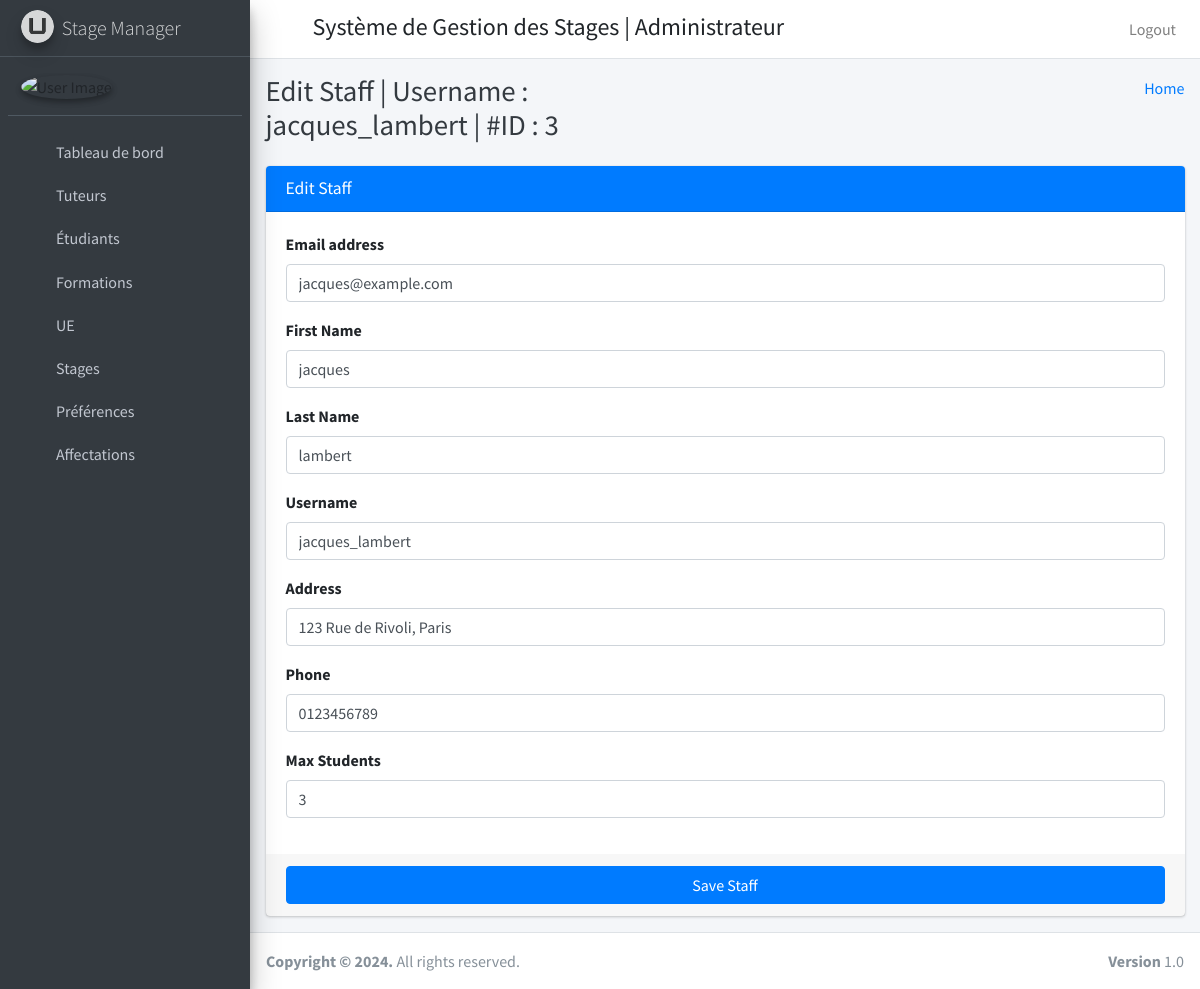
Screenshot of /edit_staff/3 with the database file from the repository.
### stage_management_app/models.py (models this page shows, shortened)
class Staffs(models.Model):
    id=models.AutoField(primary_key=True)
    admin=models.OneToOneField(CustomUser,on_delete=models.CASCADE)
    address=models.TextField()
    phone=models.TextField()
    max_students = models.IntegerField(default=1)
    created_at=models.DateTimeField(auto_now_add=True)
    updated_at=models.DateTimeField(auto_now_add=True)
    objects=models.Manager()

class CustomUser(AbstractUser):
    user_type_data = ((1, "HOD"), (2, "Staff"), (3, "Student"))
    user_type = models.CharField(default=1, choices=user_type_data, max_length=10)
    groups = models.ManyToManyField(
        'auth.Group',
        verbose_name='groups',
        blank=True,
        help_text='The groups this user belongs to.',
        related_name='customuser_set',  # Change this to a unique related_name
        related_query_name='user',
    )
    user_permissions = models.ManyToManyField(
        'auth.Permission',
        verbose_name='user permissions',
        blank=True,
        help_text='Specific permissions for this user.',
        related_name='customuser_set',  # Change this to a unique related_name
        related_query_name='user',
    )

### stage_management_app/HodViews.py (the view)
# urls.py: path('edit_staff/<int:staff_id>', HodViews.edit_staff,name="edit_staff"),
def edit_staff(request,staff_id):
    staff=Staffs.objects.get(admin=staff_id)
    return render(request,"hod_template/edit_staff_template.html",{"staff":staff,"id":staff_id})

### stage_management_app/templates/hod_template/edit_staff_template.html (shortened to what this page needs)
{% extends 'hod_template/base_template.html' %}
{% block page_title %}
Edit Staff  | Username : {{ staff.admin.username }} |  #ID : {{ staff.admin.id }}
{% endblock page_title %}
{% block main_content %}
    <section class="content">
      <div class="container-fluid">
          <div class="row">
              <div class="col-md-12">
            <div class="card card-primary">
              <div class="card-header">
                <h3 class="card-title">Edit Staff</h3>
              </div>
              <form role="form" action="/edit_staff_save" method="post">
                <div class="card-body">
                  <div class="form-group">
                    <label>Email address</label>
                    <input type="email" class="form-control" name="email" placeholder="Enter email" value="{{ staff.admin.email }}">
                  </div>
                   <div class="form-group">
                    <label>First Name</label>
                    <input type="text" class="form-control" placeholder="First Name" name="first_name" value="{{ staff.admin.first_name }}">
                  </div>
                   <div class="form-group">
                    <label>Last Name</label>
                    <input type="text" class="form-control" placeholder="Last Name" name="last_name" value="{{ staff.admin.last_name }}">
                  </div>
                   <div class="form-group">
                    <label>Username</label>
                    <input type="text" class="form-control" placeholder="Username" name="username" value="{{ staff.admin.username }}">
                  </div>
                  <div class="form-group">
                    <label>Address</label>
                    <input type="text" class="form-control" placeholder="Address" name="address" value="{{ staff.address }}">
                  </div>
                  <div class="form-group">
                    <label>Phone</label>
                    <input type="text" class="form-control" placeholder="Phone" name="phone" value="{{ staff.phone }}">
                  </div>
                  <div class="form-group">
                    <label>Max Students</label>
                    <input type="text" class="form-control" placeholder="Max_students" name="max_students" value="{{ staff.max_students }}">
                  </div>
                </div>
                <div class="card-footer">
                  <button type="submit" class="btn btn-primary btn-block">Save Staff</button>
                </div>
              </form>
            </div>
          </div>
          </div>
      </div>
    </section>
{% endblock main_content %}

### rows the page displays
Staffs: admin.username "jacques_lambert", admin.id "3", email "jacques@example.com", first_name "jacques", last_name "lambert", username "jacques_lambert", address "123 Rue de Rivoli, Paris", phone "0123456789", max_students "3"
